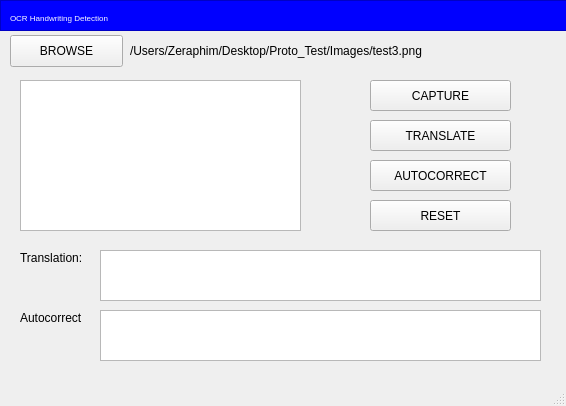
<?xml version="1.0" encoding="UTF-8"?>
<ui version="4.0">
 <class>MainWindow</class>
 <widget class="QMainWindow" name="MainWindow">
  <property name="geometry">
   <rect>
    <x>0</x>
    <y>0</y>
    <width>566</width>
    <height>406</height>
   </rect>
  </property>
  <property name="windowTitle">
   <string>OCR Handrwiting Detection</string>
  </property>
  <widget class="QWidget" name="centralwidget">
   <widget class="QGraphicsView" name="Picture_graphicsView">
    <property name="geometry">
     <rect>
      <x>20</x>
      <y>80</y>
      <width>281</width>
      <height>151</height>
     </rect>
    </property>
   </widget>
   <widget class="QPushButton" name="captureBtn">
    <property name="geometry">
     <rect>
      <x>370</x>
      <y>80</y>
      <width>141</width>
      <height>31</height>
     </rect>
    </property>
    <property name="text">
     <string>CAPTURE</string>
    </property>
   </widget>
   <widget class="QFrame" name="frame">
    <property name="geometry">
     <rect>
      <x>0</x>
      <y>0</y>
      <width>571</width>
      <height>31</height>
     </rect>
    </property>
    <property name="styleSheet">
     <string notr="true">background-color: blue;</string>
    </property>
    <property name="frameShape">
     <enum>QFrame::StyledPanel</enum>
    </property>
    <property name="frameShadow">
     <enum>QFrame::Raised</enum>
    </property>
    <widget class="QLabel" name="label_2">
     <property name="geometry">
      <rect>
       <x>10</x>
       <y>10</y>
       <width>501</width>
       <height>16</height>
      </rect>
     </property>
     <property name="font">
      <font>
       <family>MS Shell Dlg 2</family>
       <pointsize>22</pointsize>
      </font>
     </property>
     <property name="styleSheet">
      <string notr="true">color: white;</string>
     </property>
     <property name="text">
      <string>&lt;html&gt;&lt;head/&gt;&lt;body&gt;&lt;p&gt;&lt;span style=&quot; font-size:6pt;&quot;&gt;OCR Handwriting Detection&lt;/span&gt;&lt;/p&gt;&lt;/body&gt;&lt;/html&gt;</string>
     </property>
    </widget>
   </widget>
   <widget class="QPushButton" name="resetBtn">
    <property name="geometry">
     <rect>
      <x>370</x>
      <y>200</y>
      <width>141</width>
      <height>31</height>
     </rect>
    </property>
    <property name="text">
     <string>RESET</string>
    </property>
   </widget>
   <widget class="QPushButton" name="translateBtn">
    <property name="geometry">
     <rect>
      <x>370</x>
      <y>120</y>
      <width>141</width>
      <height>31</height>
     </rect>
    </property>
    <property name="text">
     <string>TRANSLATE</string>
    </property>
   </widget>
   <widget class="QLabel" name="label_3">
    <property name="geometry">
     <rect>
      <x>20</x>
      <y>250</y>
      <width>71</width>
      <height>16</height>
     </rect>
    </property>
    <property name="text">
     <string>Translation:</string>
    </property>
   </widget>
   <widget class="QTextBrowser" name="translationTxt">
    <property name="geometry">
     <rect>
      <x>100</x>
      <y>250</y>
      <width>441</width>
      <height>51</height>
     </rect>
    </property>
   </widget>
   <widget class="QLabel" name="label_4">
    <property name="geometry">
     <rect>
      <x>20</x>
      <y>310</y>
      <width>71</width>
      <height>16</height>
     </rect>
    </property>
    <property name="text">
     <string>Autocorrect</string>
    </property>
   </widget>
   <widget class="QTextBrowser" name="autoTranslateTxt">
    <property name="geometry">
     <rect>
      <x>100</x>
      <y>310</y>
      <width>441</width>
      <height>51</height>
     </rect>
    </property>
   </widget>
   <widget class="QPushButton" name="autocorrectBtn">
    <property name="geometry">
     <rect>
      <x>370</x>
      <y>160</y>
      <width>141</width>
      <height>31</height>
     </rect>
    </property>
    <property name="text">
     <string>AUTOCORRECT</string>
    </property>
   </widget>
   <widget class="QPushButton" name="browseBtn">
    <property name="geometry">
     <rect>
      <x>10</x>
      <y>35</y>
      <width>113</width>
      <height>32</height>
     </rect>
    </property>
    <property name="text">
     <string>BROWSE</string>
    </property>
   </widget>
   <widget class="QLabel" name="label">
    <property name="geometry">
     <rect>
      <x>130</x>
      <y>40</y>
      <width>411</width>
      <height>21</height>
     </rect>
    </property>
    <property name="autoFillBackground">
     <bool>false</bool>
    </property>
    <property name="text">
     <string>/Users/Zeraphim/Desktop/Proto_Test/Images/test3.png</string>
    </property>
   </widget>
  </widget>
  <widget class="QStatusBar" name="statusbar"/>
 </widget>
 <resources/>
 <connections/>
</ui>
